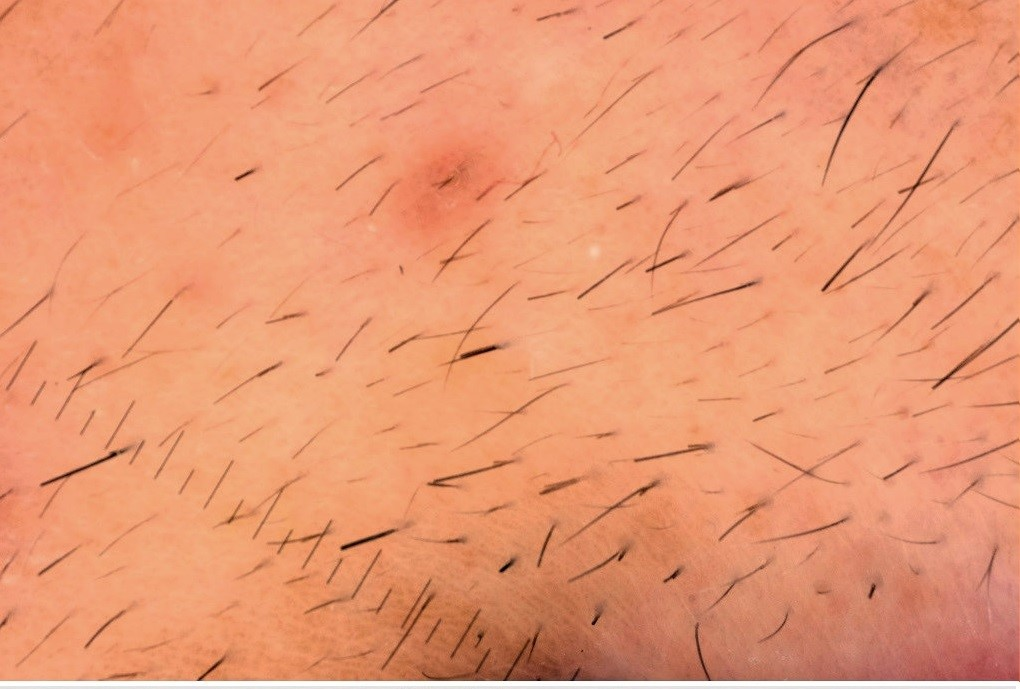
#> input picture data/hair1.JPG, 1020 x 689 px, found by its file name
$ python -i hair_counter.py   (imports and definitions only)
#> lines starting #> are read from the running program, lines starting #| are printed output that depends on the picture; after the words box and inside, x2 and y2 are one past the last pixel; in counts of white or black regions, pixels touching at a corner belong together
import numpy as np
import pandas as pd
import matplotlib.pyplot as plt
import cv2

def counter(image_name):

#> called with image_name = 'data/hair1.JPG'
    path = '/uploads/' + image_name
    img = cv2.imread(path)
#> img is the input picture: shape (689, 1020, 3); mean B, G, R 114.9, 152.5, 233.2
    gray = cv2.cvtColor(img, cv2.COLOR_BGR2GRAY)
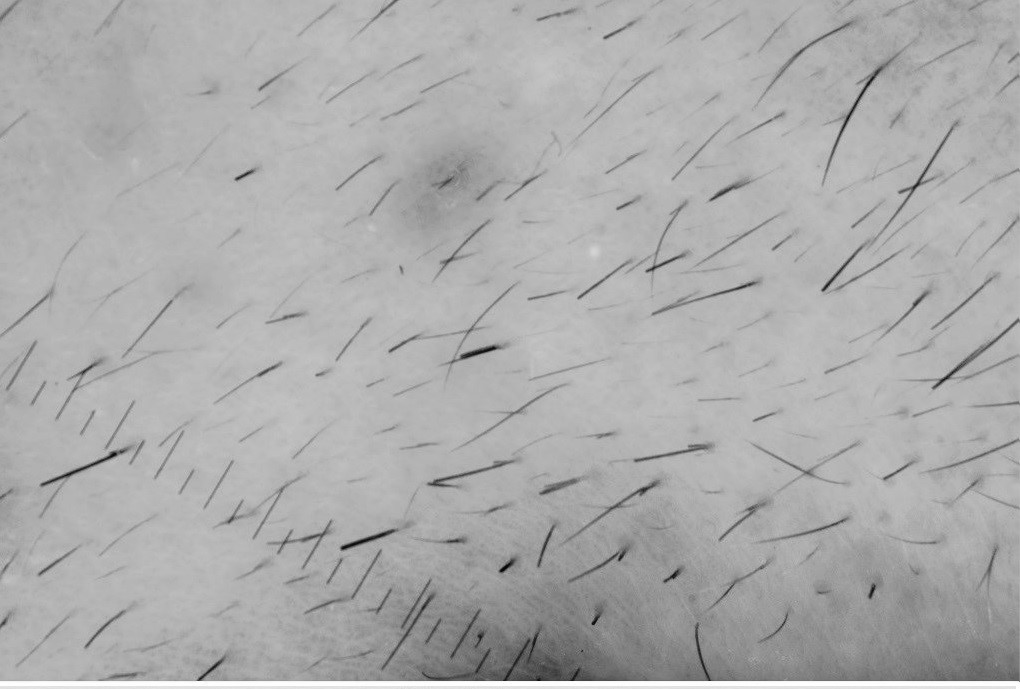
#> gray: shape (689, 1020); min 6, max 255, mean 172.3
    blur = cv2.GaussianBlur(gray,(15,15),0)
    canny = cv2.Canny(blur, 20, 20,3)
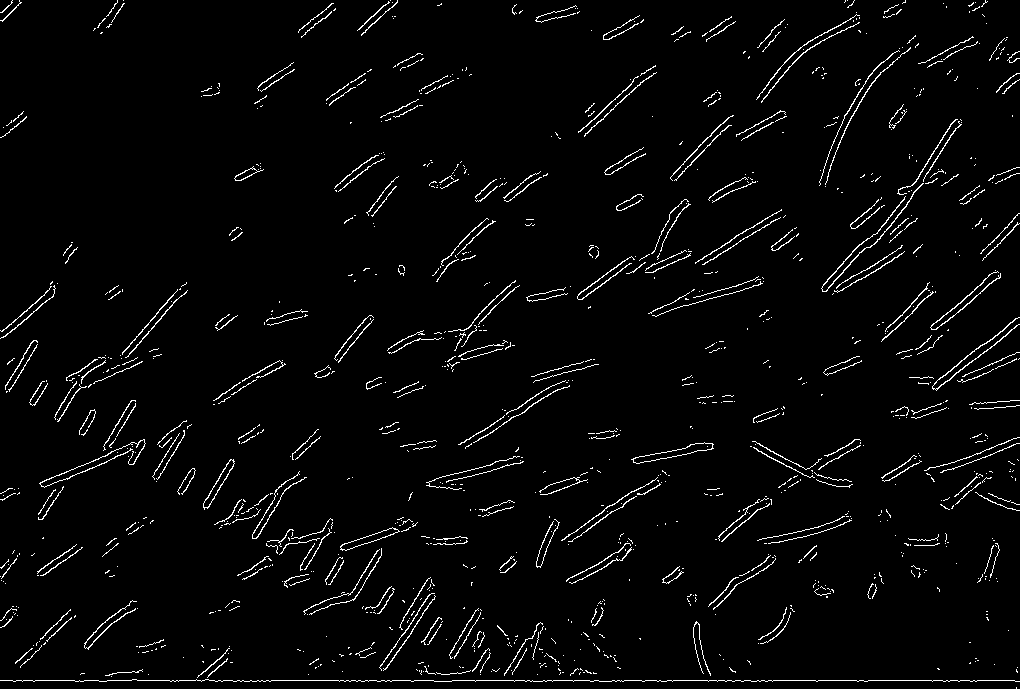
#> canny: shape (689, 1020); 3.1% white in thin lines or dots
    dilated = cv2.dilate(canny, (1,1), iterations=2)
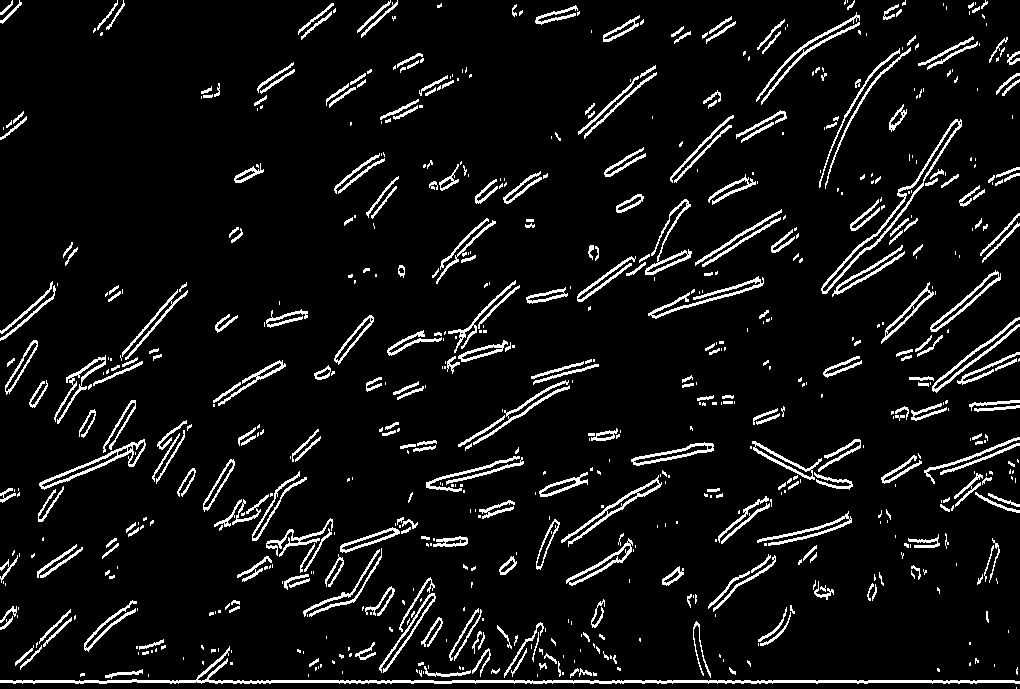
#> dilated: shape (689, 1020); 7.3% white in thin lines or dots
    (cnt, heirarchy) = cv2.findContours(dilated.copy(), cv2.RETR_EXTERNAL, cv2.CHAIN_APPROX_NONE)
#> cnt = 731 contours, 469 with area under 20; largest, box (x1, y1, x2, y2) and area: (0, 646, 1020, 684) 2182, (821, 119, 962, 294) 1796, (39, 439, 146, 490) 1028, (561, 475, 662, 547) 710, (930, 270, 1001, 332) 698
    rgb = cv2.cvtColor(img, cv2.COLOR_BGR2RGB)
    cv2.drawContours(rgb, cnt, -1,(0,255,0),2)
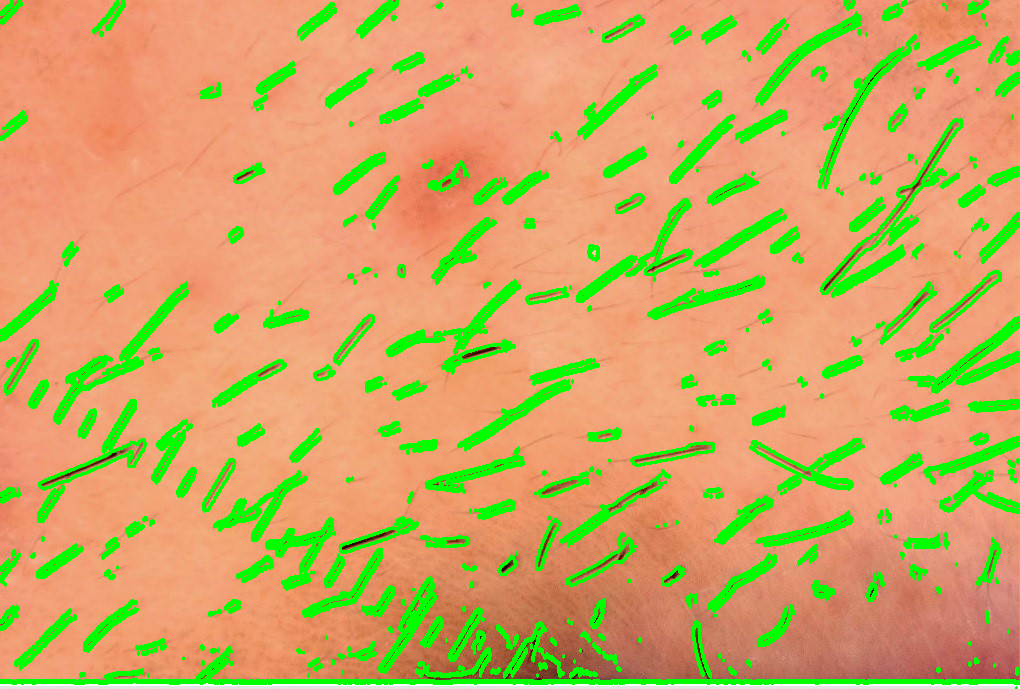
#> rgb: shape (689, 1020, 3); mean R, G, B 202.1, 168.1, 99.6
    plt.imshow(rgb)
    count = len(cnt)
#> count = 731

    return f'Hairs in image: {count}'

>>> result = counter('data/hair1.JPG')
#> result = 'Hairs in image: 731'

$ run again, on data/hair2.JPG
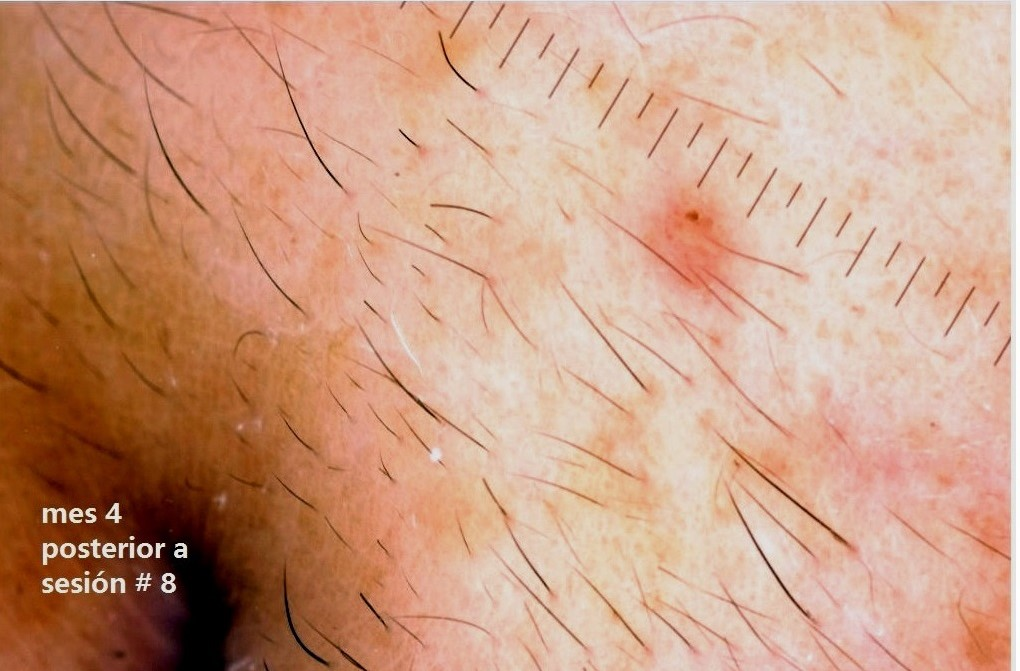
#> input picture data/hair2.JPG, 1020 x 671 px, found by its file name
#> in counter, img is the input picture: shape (671, 1020, 3); mean B, G, R 130.7, 156.5, 202.8
#> in counter, `canny = cv2.Canny(blur, 20, 20,3)`:
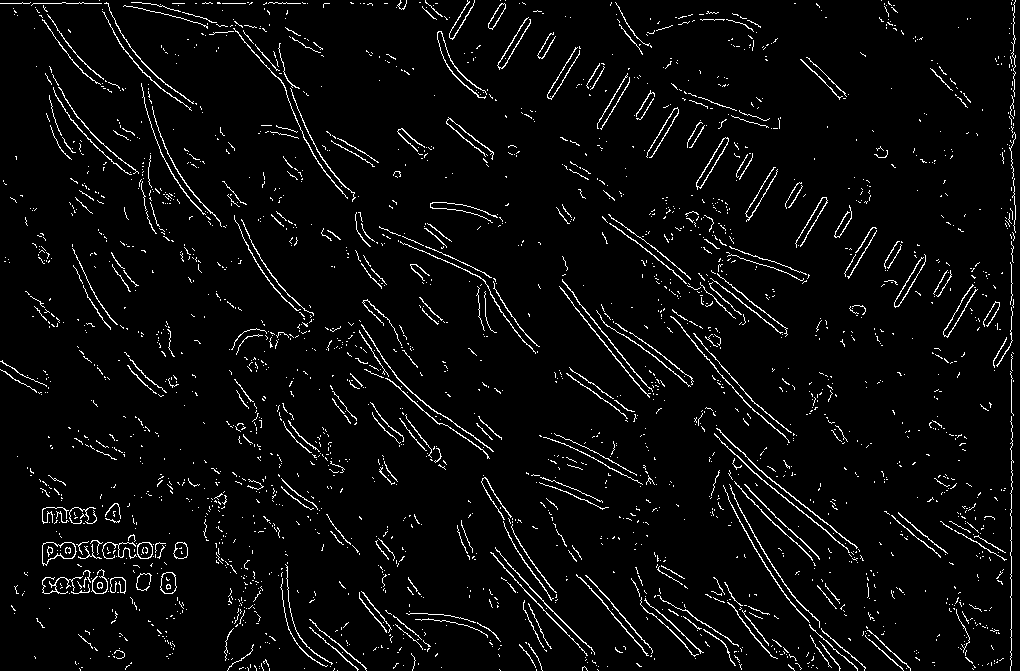
#> canny: shape (671, 1020); 4.1% white in thin lines or dots
#> dilated: shape (671, 1020); 9% white in thin lines or dots
#> cnt = 1579 contours, 1284 with area under 20; largest, box (x1, y1, x2, y2) and area: (359, 320, 494, 461) 1201, (42, 569, 109, 596) 950, (78, 534, 154, 561) 932, (714, 425, 860, 565) 872, (209, 19, 356, 204) 652
#> in counter, `cv2.drawContours(rgb, cnt, -1,(0,255,0),2)`:
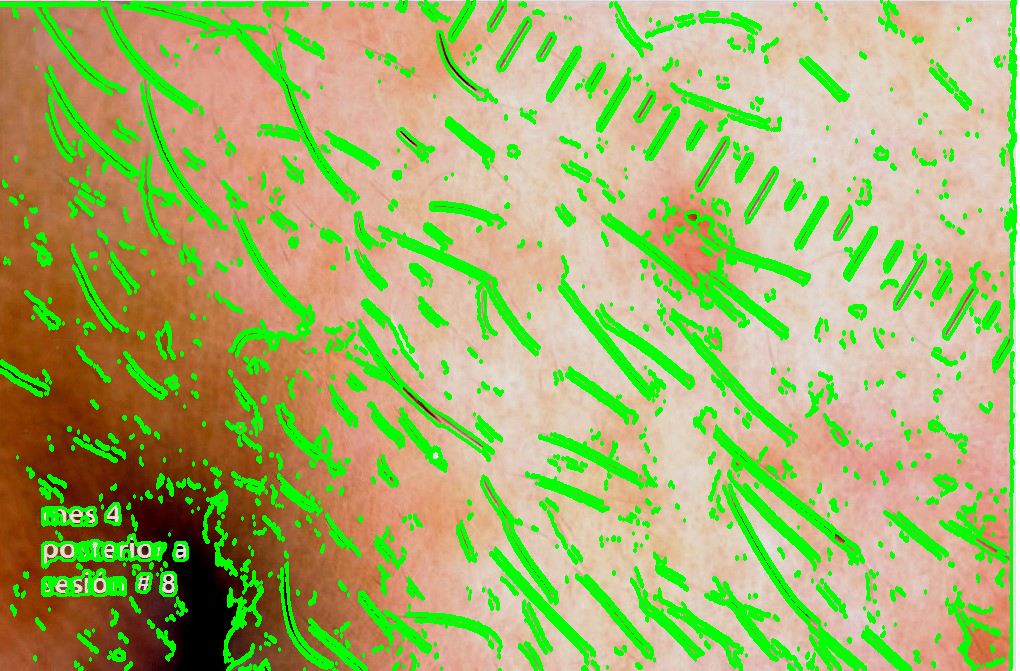
#> rgb: shape (671, 1020, 3); mean R, G, B 164.8, 176.7, 107.2
#> count = 1579
#> result = 'Hairs in image: 1579'

$ run again, on data/hair3.JPG
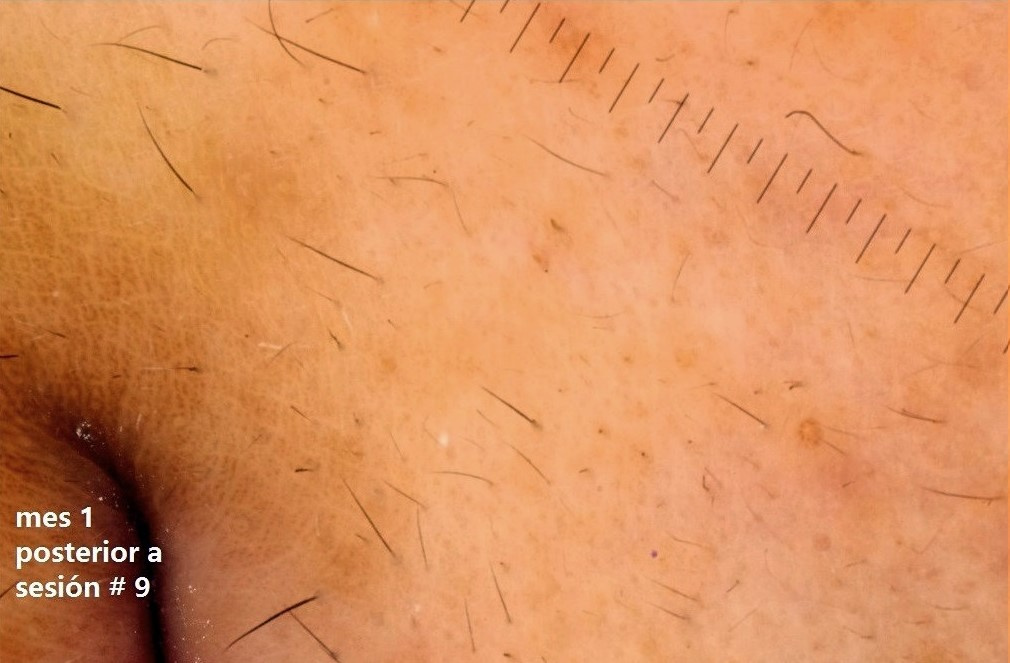
#> input picture data/hair3.JPG, 1010 x 663 px, found by its file name
#> in counter, img is the input picture: shape (663, 1010, 3); mean B, G, R 93.5, 144.5, 219.5
#> in counter, `canny = cv2.Canny(blur, 20, 20,3)`:
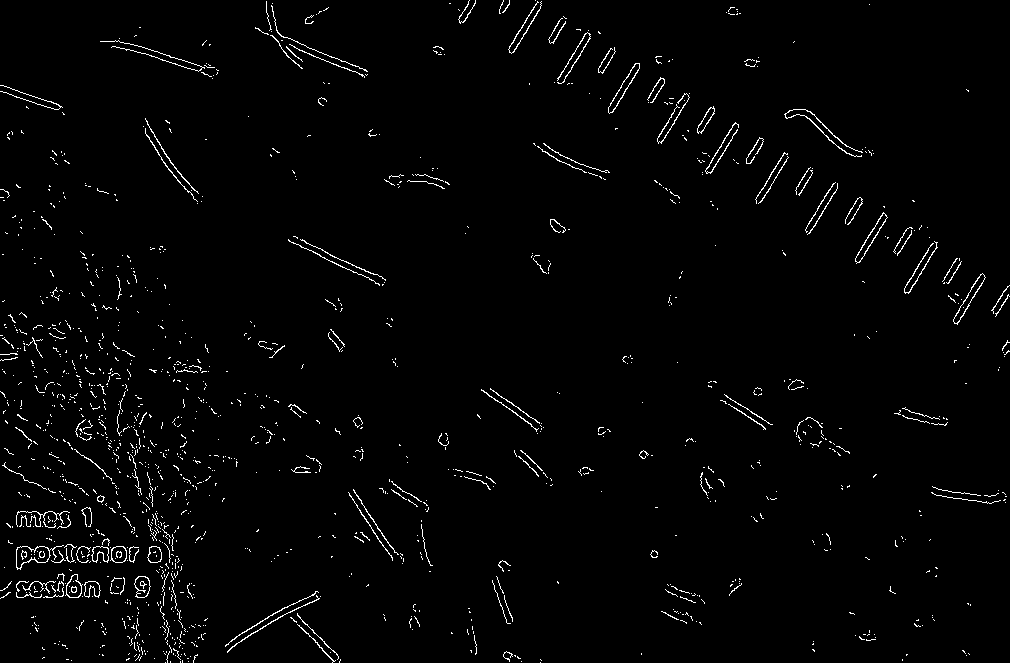
#> canny: shape (663, 1010); 1.9% white in thin lines or dots
#> dilated: shape (663, 1010); 4.2% white in thin lines or dots
#> cnt = 894 contours, 729 with area under 20; largest, box (x1, y1, x2, y2) and area: (16, 544, 77, 572) 922, (784, 109, 863, 159) 722, (16, 511, 71, 531) 614, (16, 573, 65, 600) 462, (225, 591, 321, 655) 460
#> in counter, `cv2.drawContours(rgb, cnt, -1,(0,255,0),2)`:
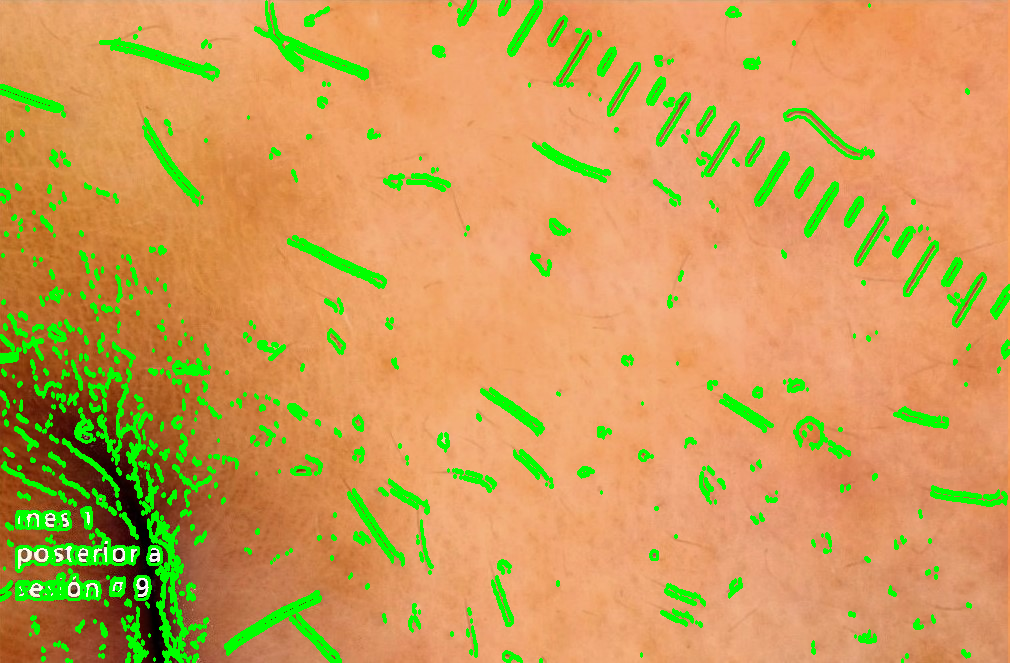
#> rgb: shape (663, 1010, 3); mean R, G, B 203, 156.6, 87
#> count = 894
#> result = 'Hairs in image: 894'
